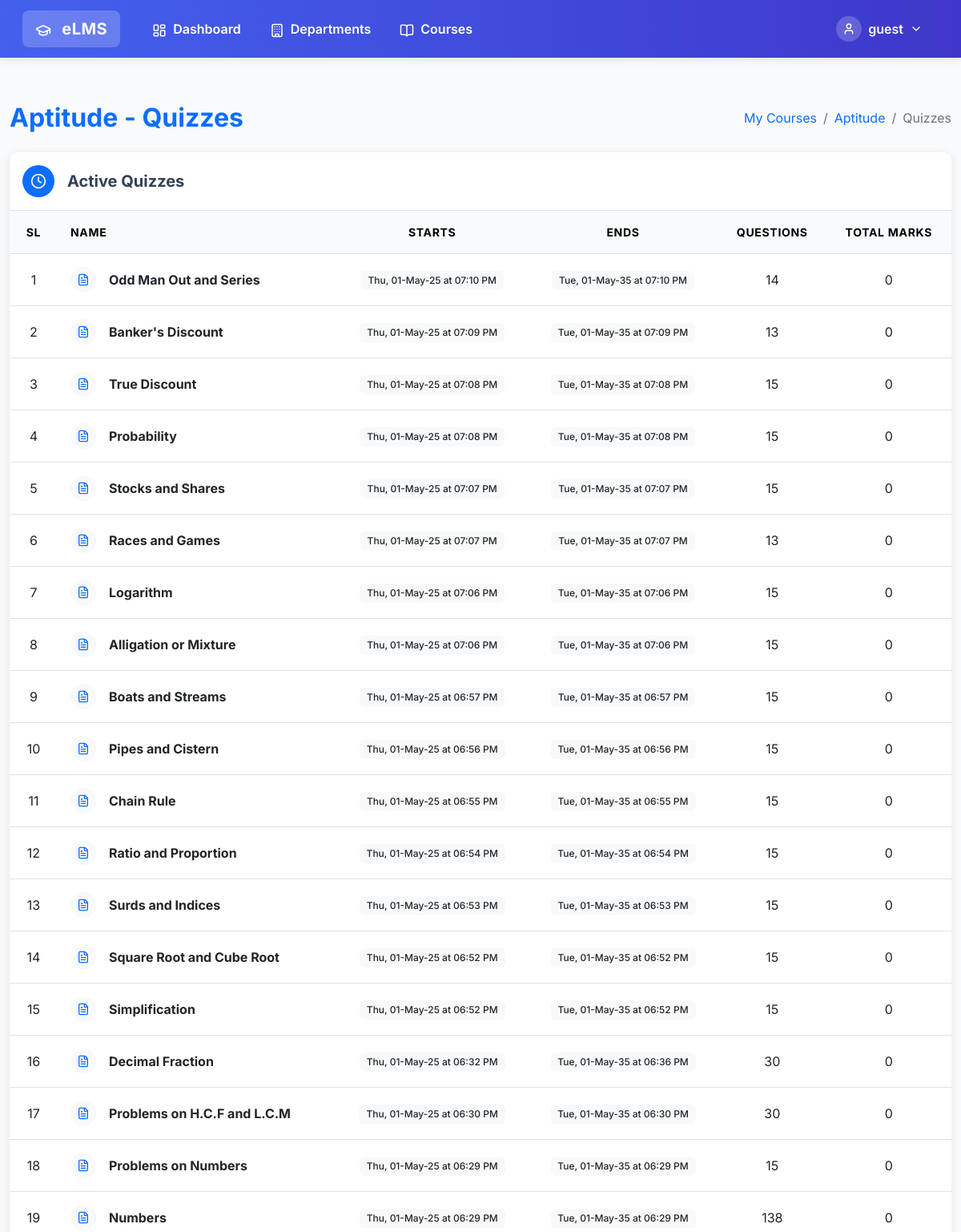
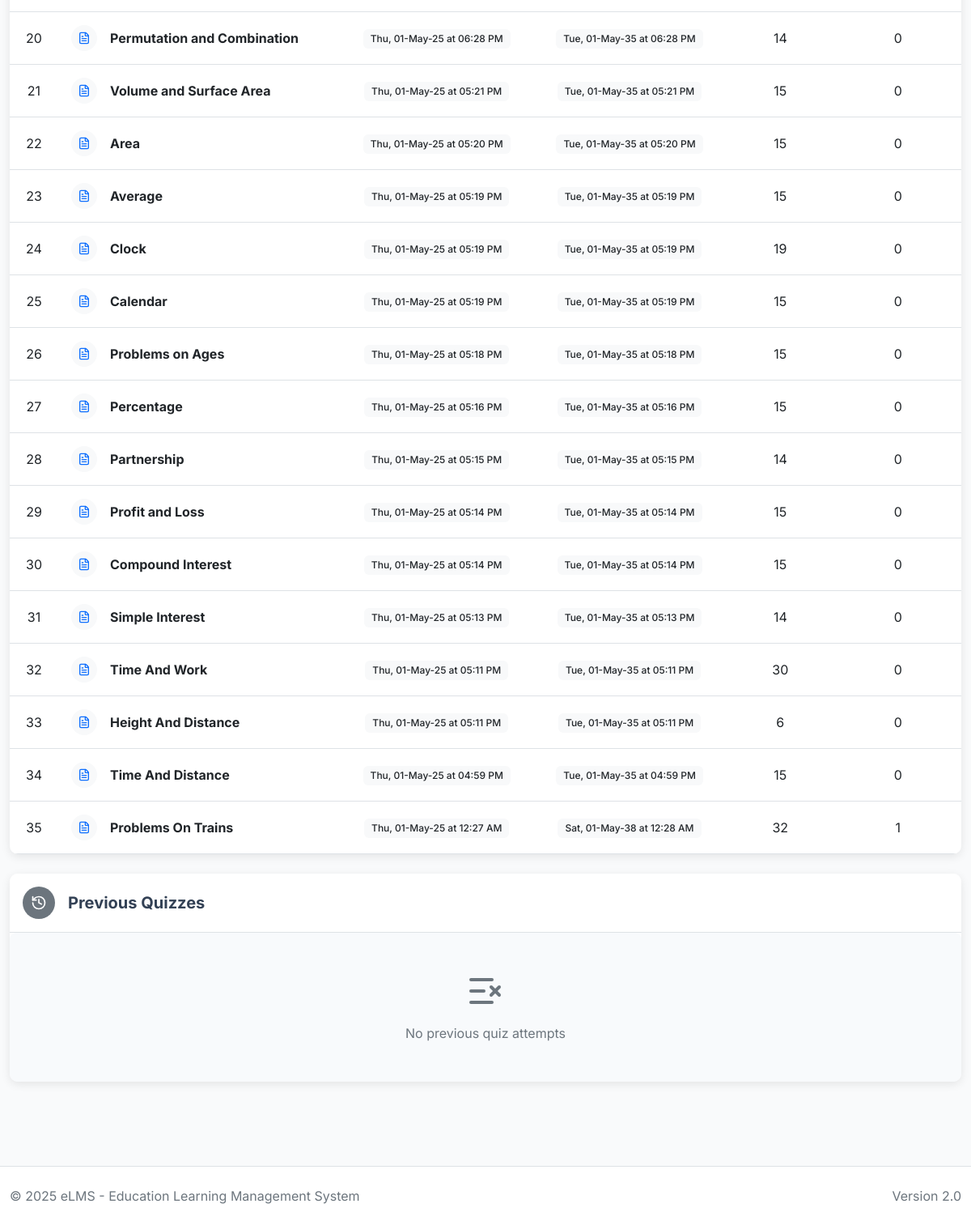
/guest_myQuizzes/4, run on the app's committed database (2 pictures, top to bottom).
### main/models.py (models this page shows, shortened)
class Student(models.Model):
    student_id = models.IntegerField(primary_key=True)
    name = models.CharField(max_length=100, null=False)
    email = models.EmailField(max_length=100, null=True, blank=True)
    password = models.CharField(max_length=255, null=False)
    role = models.CharField(
        default="Student", max_length=100, null=False, blank=True)
    course = models.ManyToManyField(
        'Course', related_name='students', blank=True)
    photo = models.ImageField(upload_to='profile_pics', blank=True,
                              null=False, default='profile_pics/default_student.png')
    department = models.ForeignKey(
        'Department', on_delete=models.CASCADE, null=False, blank=False, related_name='students')
    class Meta:
        verbose_name_plural = 'Students'

class Course(models.Model):
    code = models.IntegerField(primary_key=True)
    name = models.CharField(max_length=255, null=False, unique=True)
    department = models.ForeignKey(
        Department, on_delete=models.CASCADE, null=False, related_name='courses')
    faculty = models.ForeignKey(
        Faculty, on_delete=models.SET_NULL, null=True, blank=True)
    studentKey = models.IntegerField(null=False, unique=True)
    facultyKey = models.IntegerField(null=False, unique=True)
    class Meta:
        unique_together = ('code', 'department', 'name')
        verbose_name_plural = "Courses"

### quiz/models.py (models this page shows, shortened)
class Quiz(models.Model):
    title = models.CharField(max_length=100)
    description = models.TextField(null=True, blank=True)
    course = models.ForeignKey(Course, on_delete=models.CASCADE)
    start = models.DateTimeField()
    end = models.DateTimeField()
    created_at = models.DateTimeField(auto_now_add=True)
    updated_at = models.DateTimeField(auto_now=True)
    publish_status = models.BooleanField(default=False, null=True, blank=True)
    started = models.BooleanField(default=False, null=True, blank=True)
    class Meta:
        verbose_name_plural = "Quizzes"
        ordering = ['-created_at']
    def total_marks(self):
        return Question.objects.filter(quiz=self).aggregate(total_marks=models.Sum('marks'))['total_marks']
    def starts(self):
        return self.start.strftime("%a, %d-%b-%y at %I:%M %p")
    def ends(self):
        return self.end.strftime("%a, %d-%b-%y at %I:%M %p")

### quiz/views.py (the view, shortened to what this page needs)
# urls.py: path('guest_myQuizzes/<int:code>', views.guest_myQuizzes, name='guest_myQuizzes'),
def guest_myQuizzes(request, code):
    if True: #is_student_authorised(request, code):
        course = Course.objects.get(code=code)
        quizzes = Quiz.objects.filter(course=course)
        student = Student.objects.get(student_id=2)
        active_quizzes = []
        previous_quizzes = []
        for quiz in quizzes:
            if quiz.end < timezone.now() or quiz.studentanswer_set.filter(student=student).exists():
                previous_quizzes.append(quiz)
            else:
                active_quizzes.append(quiz)
        for quiz in quizzes:
            quiz.attempted = quiz.studentanswer_set.filter(
                student=student).exists()
        for quiz in active_quizzes:
            quiz.total_questions = quiz.question_set.count()
        return render(request, 'quiz/myQuizzes.html', {
            'course': course,
            'quizzes': quizzes,
            'active_quizzes': active_quizzes,
            'previous_quizzes': previous_quizzes,
            'student': student,
        })
    else:
        return redirect('std_login')

### quiz/templates/quiz/myQuizzes.html (shortened to what this page needs)
{% extends 'index.html' %}
{% block profile %}
{% url 'profile' student.student_id %}
{% endblock %}
{% block user %}
{{student.name}}
{% endblock user %}
{% block content %}
<div class="container py-4">
   <div class="d-flex justify-content-between align-items-center mb-4">
      <h2 class="mb-0 fw-bold text-primary">{{ course.name }} - Quizzes</h2>
      <nav aria-label="breadcrumb">
         <ol class="breadcrumb mb-0">
            <li class="breadcrumb-item">
               <a href="/" class="text-decoration-none">My Courses</a>
            </li>
            <li class="breadcrumb-item">
               <a href="/" class="text-decoration-none">{{ course.name }}</a>
            </li>
            <li class="breadcrumb-item active" aria-current="page">Quizzes</li>
         </ol>
      </nav>
   </div>
   <div class="card shadow-sm border-0 mb-4 overflow-hidden">
      <div class="card-header bg-white d-flex align-items-center p-3 border-bottom">
         <div class="bg-primary rounded-circle p-2 me-3 d-flex align-items-center justify-content-center" style="width: 40px; height: 40px;">
            <i data-lucide="clock" class="text-white" style="width: 20px; height: 20px;"></i>
         </div>
         <h5 class="fw-bold mb-0">Active Quizzes</h5>
      </div>
      <div class="card-body p-0">
         {% if active_quizzes %}
         <div class="table-responsive">
            <table class="table mb-0">
               <thead class="table-light">
                  <tr>
                     <th class="fw-bold text-center" width="60">SL</th>
                     <th class="fw-bold">Name</th>
                     <th class="fw-bold text-center">Starts</th>
                     <th class="fw-bold text-center">Ends</th>
                     <th class="fw-bold text-center">Questions</th>
                     <th class="fw-bold text-center">Total Marks</th>
                  </tr>
               </thead>
               <tbody>
                  {% for quiz in active_quizzes %}
                  <tr class="quiz-row transition">
                     <td class="text-center">{{forloop.counter}}</td>
                     <td>
                        <a href="{% url 'guest_startQuiz' course.code quiz.id %}" class="quiz-link text-decoration-none d-flex align-items-center">
                           <div class="quiz-icon bg-light rounded-circle p-2 me-3 d-flex align-items-center justify-content-center">
                              <i data-lucide="file-text" class="text-primary" style="width: 16px; height: 16px;"></i>
                           </div>
                           <span class="fw-bold text-dark">{{quiz.title}}</span>
                        </a>
                     </td>
                     <td class="text-center"><span class="badge bg-light text-dark">{{quiz.starts}}</span></td>
                     <td class="text-center"><span class="badge bg-light text-dark">{{quiz.ends}}</span></td>
                     {% if quiz.total_questions > 0 %}
                     <td class="text-center">{{quiz.total_questions}}</td>
                     <td class="text-center">{{quiz.total_marks}}</td>
                     {% else %}
                     <td class="text-center text-muted" colspan="2">Questions not set yet</td>
                     {% endif %}
                  </tr>
                  {% endfor %}
               </tbody>
            </table>
         </div>
         {% endif %}
      </div>
   </div>
   <div class="card shadow-sm border-0 overflow-hidden">
      <div class="card-header bg-white d-flex align-items-center p-3 border-bottom">
         <div class="bg-secondary rounded-circle p-2 me-3 d-flex align-items-center justify-content-center" style="width: 40px; height: 40px;">
            <i data-lucide="history" class="text-white" style="width: 20px; height: 20px;"></i>
         </div>
         <h5 class="fw-bold mb-0">Previous Quizzes</h5>
      </div>
      <div class="card-body p-0">
         {% if previous_quizzes %}
         <div class="table-responsive">
            <table class="table mb-0">
               <thead class="table-light">
                  <tr>
                     <th class="fw-bold text-center" width="60">SL</th>
                     <th class="fw-bold">Name</th>
                     <th class="fw-bold text-center">Ended</th>
                     <th class="fw-bold text-center">Marks</th>
                     <th class="fw-bold text-center">Percentage</th>
                  </tr>
               </thead>
               <tbody>
                  {% for quizP in previous_quizzes %}
                  <tr class="quiz-row transition">
                     <td class="text-center">{{forloop.counter}}</td>
                     {% if quizP.attempted %}
                        {% if quizP.publish_status %}
                        <td>
                           <a href="{% url 'quizResult' course.code quizP.id %}" class="quiz-link text-decoration-none d-flex align-items-center">
                              <div class="quiz-icon bg-light rounded-circle p-2 me-3 d-flex align-items-center justify-content-center">
                                 <i data-lucide="check-circle" class="text-success" style="width: 16px; height: 16px;"></i>
                              </div>
                              <span class="fw-bold text-dark">{{quizP.title}}</span>
                           </a>
                        </td>
                        <td class="text-center"><span class="badge bg-light text-dark">{{quizP.ends}}</span></td>
                        <td class="text-center">
                           <span class="badge bg-primary">{{quizP.total_marks_obtained}} / {{ quizP.total_marks}}</span>
                        </td>
                        <td class="text-center">
                           {% if quizP.percentage >= 80 %}
                              <span class="badge bg-success">{{ quizP.percentage }}%</span>
                           {% elif quizP.percentage >= 60 %}
                              <span class="badge bg-primary">{{ quizP.percentage }}%</span>
                           {% elif quizP.percentage >= 40 %}
                              <span class="badge bg-warning text-dark">{{ quizP.percentage }}%</span>
                           {% else %}
                              <span class="badge bg-danger">{{ quizP.percentage }}%</span>
                           {% endif %}
                        </td>
                        {% else %}
                        <td>
                           <div class="quiz-link text-decoration-none d-flex align-items-center">
                              <div class="quiz-icon bg-light rounded-circle p-2 me-3 d-flex align-items-center justify-content-center">
                                 <i data-lucide="hourglass" class="text-warning" style="width: 16px; height: 16px;"></i>
                              </div>
                              <span class="fw-bold text-dark">{{quizP.title}}</span>
                           </div>
                        </td>
                        <td class="text-center"><span class="badge bg-light text-dark">{{quizP.ends}}</span></td>
                        <td colspan="2" class="text-center">
                           <span class="badge bg-warning text-dark">Not Published</span>
                        </td>
                        {% endif %}
                     {% else %}
                     <td>
                        <div class="quiz-link text-decoration-none d-flex align-items-center">
                           <div class="quiz-icon bg-light rounded-circle p-2 me-3 d-flex align-items-center justify-content-center">
                              <i data-lucide="x-circle" class="text-danger" style="width: 16px; height: 16px;"></i>
                           </div>
                           <span class="fw-bold text-dark">{{quizP.title}}</span>
                        </div>
                     </td>
                     <td class="text-center"><span class="badge bg-light text-dark">{{quizP.ends}}</span></td>
                     <td colspan="2" class="text-center">
                        <span class="badge bg-danger">Did not attempt</span>
                     </td>
                     {% endif %}
                  </tr>
                  {% endfor %}
               </tbody>
            </table>
         </div>
         {% else %}
         <div class="empty-state text-center p-5">
            <div class="empty-icon mb-3">
               <i data-lucide="list-x" style="width: 48px; height: 48px;" class="text-muted"></i>
            </div>
            <p class="text-muted mb-0">No previous quiz attempts</p>
         </div>
         {% endif %}
      </div>
   </div>
</div>
{% endblock %}

### static/styles/style.css (style rules this page uses)
* { font-family: "Inter", sans-serif; box-sizing: border-box; }
body { margin: 0; padding: 0; }
html { scroll-behavior: smooth; }
a { text-decoration: none !important; }
.card-header, .card-footer { background-color: rgb(10, 10, 48); }
.container { margin-top: 1.5rem; }
.shadow-sm { box-shadow: rgba(0, 0, 0, 0.09) 0px 3px 12px !important; }
td, th { vertical-align: middle !important; }

### templates/index.html (style rules this page uses)
:root { --primary-color: #4361ee; --secondary-color: #3f37c9; --accent-color: #4cc9f0; --success-color: #4ade80; --warning-color: #fbbf24; --danger-color: #ef4444; --light-color: #f8fafc; --dark-color: #1e293b; --gray-color: #64748b; }
body { font-family: 'Inter', sans-serif; background-color: #f9fafb; color: #334155; }
.container { max-width: 1200px; margin: 0 auto; }
.card { border-radius: 10px; border: none; overflow: hidden; transition: all 0.3s ease; }
.card-header { background-color: #fff; border-bottom: 1px solid #e2e8f0; }
.badge { font-weight: 500; padding: 0.5em 0.75em; border-radius: 6px; }
.table thead th { background-color: #f8fafc; border-bottom-width: 1px; font-size: 0.875rem; text-transform: uppercase; letter-spacing: 0.05em; }
.table td, .table th { padding: 1rem; vertical-align: middle; }
.empty-state { padding: 3rem; text-align: center; color: var(--gray-color); background-color: #f8fafc; border-radius: 0.5rem; }

### quiz/templates/quiz/myQuizzes.html (style rules this page uses)
.quiz-row { transition: all 0.2s ease; }
.empty-icon { display: flex; align-items: center; justify-content: center; }
.transition { transition: all 0.3s ease; }
.badge { font-weight: 500; padding: 0.5em 0.75em; }

### data on the page
Student: name "guest"
Course: name "Aptitude"
Quiz: title "Odd Man Out and Series", starts "Thu, 01-May-25 at 07:10 PM", ends "Tue, 01-May-35 at 07:10 PM", total_questions "14", total_marks "0"
Quiz: title "Banker's Discount", starts "Thu, 01-May-25 at 07:09 PM", ends "Tue, 01-May-35 at 07:09 PM", total_questions "13", total_marks "0"
Quiz: title "True Discount", starts "Thu, 01-May-25 at 07:08 PM", ends "Tue, 01-May-35 at 07:08 PM", total_questions "15", total_marks "0"
Quiz: title "Probability", starts "Thu, 01-May-25 at 07:08 PM", ends "Tue, 01-May-35 at 07:08 PM", total_questions "15", total_marks "0"
Quiz: title "Stocks and Shares", starts "Thu, 01-May-25 at 07:07 PM", ends "Tue, 01-May-35 at 07:07 PM", total_questions "15", total_marks "0"
Quiz: title "Races and Games", starts "Thu, 01-May-25 at 07:07 PM", ends "Tue, 01-May-35 at 07:07 PM", total_questions "13", total_marks "0"
Quiz: title "Logarithm", starts "Thu, 01-May-25 at 07:06 PM", ends "Tue, 01-May-35 at 07:06 PM", total_questions "15", total_marks "0"
Quiz: title "Alligation or Mixture", starts "Thu, 01-May-25 at 07:06 PM", ends "Tue, 01-May-35 at 07:06 PM", total_questions "15", total_marks "0"
Quiz: title "Boats and Streams", starts "Thu, 01-May-25 at 06:57 PM", ends "Tue, 01-May-35 at 06:57 PM", total_questions "15", total_marks "0"
Quiz: title "Pipes and Cistern", starts "Thu, 01-May-25 at 06:56 PM", ends "Tue, 01-May-35 at 06:56 PM", total_questions "15", total_marks "0"
Quiz: title "Chain Rule", starts "Thu, 01-May-25 at 06:55 PM", ends "Tue, 01-May-35 at 06:55 PM", total_questions "15", total_marks "0"
Quiz: title "Ratio and Proportion", starts "Thu, 01-May-25 at 06:54 PM", ends "Tue, 01-May-35 at 06:54 PM", total_questions "15", total_marks "0"
Quiz: title "Surds and Indices", starts "Thu, 01-May-25 at 06:53 PM", ends "Tue, 01-May-35 at 06:53 PM", total_questions "15", total_marks "0"
Quiz: title "Square Root and Cube Root", starts "Thu, 01-May-25 at 06:52 PM", ends "Tue, 01-May-35 at 06:52 PM", total_questions "15", total_marks "0"
Quiz: title "Simplification", starts "Thu, 01-May-25 at 06:52 PM", ends "Tue, 01-May-35 at 06:52 PM", total_questions "15", total_marks "0"
Quiz: title "Decimal Fraction", starts "Thu, 01-May-25 at 06:32 PM", ends "Tue, 01-May-35 at 06:36 PM", total_questions "30", total_marks "0"
Quiz: title "Problems on H.C.F and L.C.M", starts "Thu, 01-May-25 at 06:30 PM", ends "Tue, 01-May-35 at 06:30 PM", total_questions "30", total_marks "0"
Quiz: title "Problems on Numbers", starts "Thu, 01-May-25 at 06:29 PM", ends "Tue, 01-May-35 at 06:29 PM", total_questions "15", total_marks "0"
Quiz: title "Numbers", starts "Thu, 01-May-25 at 06:29 PM", ends "Tue, 01-May-35 at 06:29 PM", total_questions "138", total_marks "0"
Quiz: title "Permutation and Combination", starts "Thu, 01-May-25 at 06:28 PM", ends "Tue, 01-May-35 at 06:28 PM", total_questions "14", total_marks "0"
Quiz: title "Volume and Surface Area", starts "Thu, 01-May-25 at 05:21 PM", ends "Tue, 01-May-35 at 05:21 PM", total_questions "15", total_marks "0"
Quiz: title "Area", starts "Thu, 01-May-25 at 05:20 PM", ends "Tue, 01-May-35 at 05:20 PM", total_questions "15", total_marks "0"
Quiz: title "Average", starts "Thu, 01-May-25 at 05:19 PM", ends "Tue, 01-May-35 at 05:19 PM", total_questions "15", total_marks "0"
Quiz: title "Clock", starts "Thu, 01-May-25 at 05:19 PM", ends "Tue, 01-May-35 at 05:19 PM", total_questions "19", total_marks "0"
Quiz: title "Calendar", starts "Thu, 01-May-25 at 05:19 PM", ends "Tue, 01-May-35 at 05:19 PM", total_questions "15", total_marks "0"
Quiz: title "Problems on Ages", starts "Thu, 01-May-25 at 05:18 PM", ends "Tue, 01-May-35 at 05:18 PM", total_questions "15", total_marks "0"
Quiz: title "Percentage", starts "Thu, 01-May-25 at 05:16 PM", ends "Tue, 01-May-35 at 05:16 PM", total_questions "15", total_marks "0"
Quiz: title "Partnership", starts "Thu, 01-May-25 at 05:15 PM", ends "Tue, 01-May-35 at 05:15 PM", total_questions "14", total_marks "0"
Quiz: title "Profit and Loss", starts "Thu, 01-May-25 at 05:14 PM", ends "Tue, 01-May-35 at 05:14 PM", total_questions "15", total_marks "0"
Quiz: title "Compound Interest", starts "Thu, 01-May-25 at 05:14 PM", ends "Tue, 01-May-35 at 05:14 PM", total_questions "15", total_marks "0"
Quiz: title "Simple Interest", starts "Thu, 01-May-25 at 05:13 PM", ends "Tue, 01-May-35 at 05:13 PM", total_questions "14", total_marks "0"
Quiz: title "Time And Work", starts "Thu, 01-May-25 at 05:11 PM", ends "Tue, 01-May-35 at 05:11 PM", total_questions "30", total_marks "0"
Quiz: title "Height And Distance", starts "Thu, 01-May-25 at 05:11 PM", ends "Tue, 01-May-35 at 05:11 PM", total_questions "6", total_marks "0"
Quiz: title "Time And Distance", starts "Thu, 01-May-25 at 04:59 PM", ends "Tue, 01-May-35 at 04:59 PM", total_questions "15", total_marks "0"
Quiz: title "Problems On Trains", starts "Thu, 01-May-25 at 12:27 AM", ends "Sat, 01-May-38 at 12:28 AM", total_questions "32", total_marks "1"
